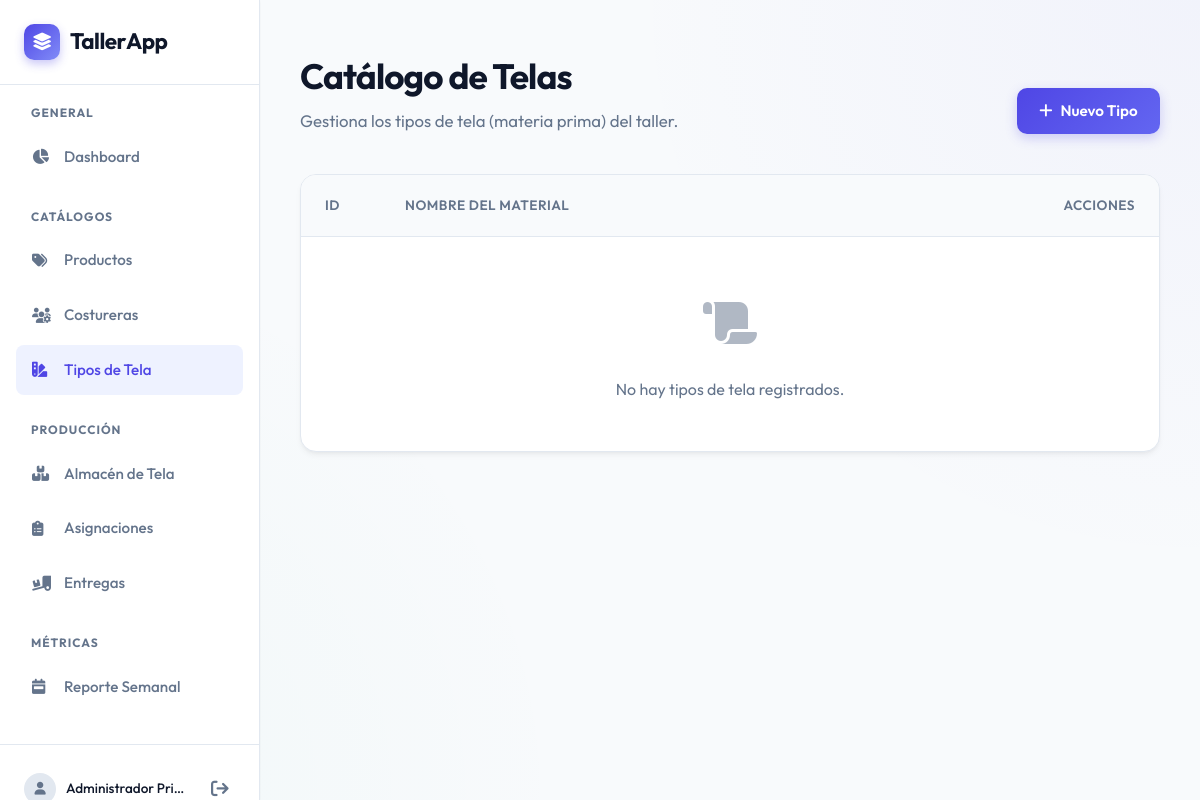
/tipos_tela (signed in), run on an earlier commit of the app's database.
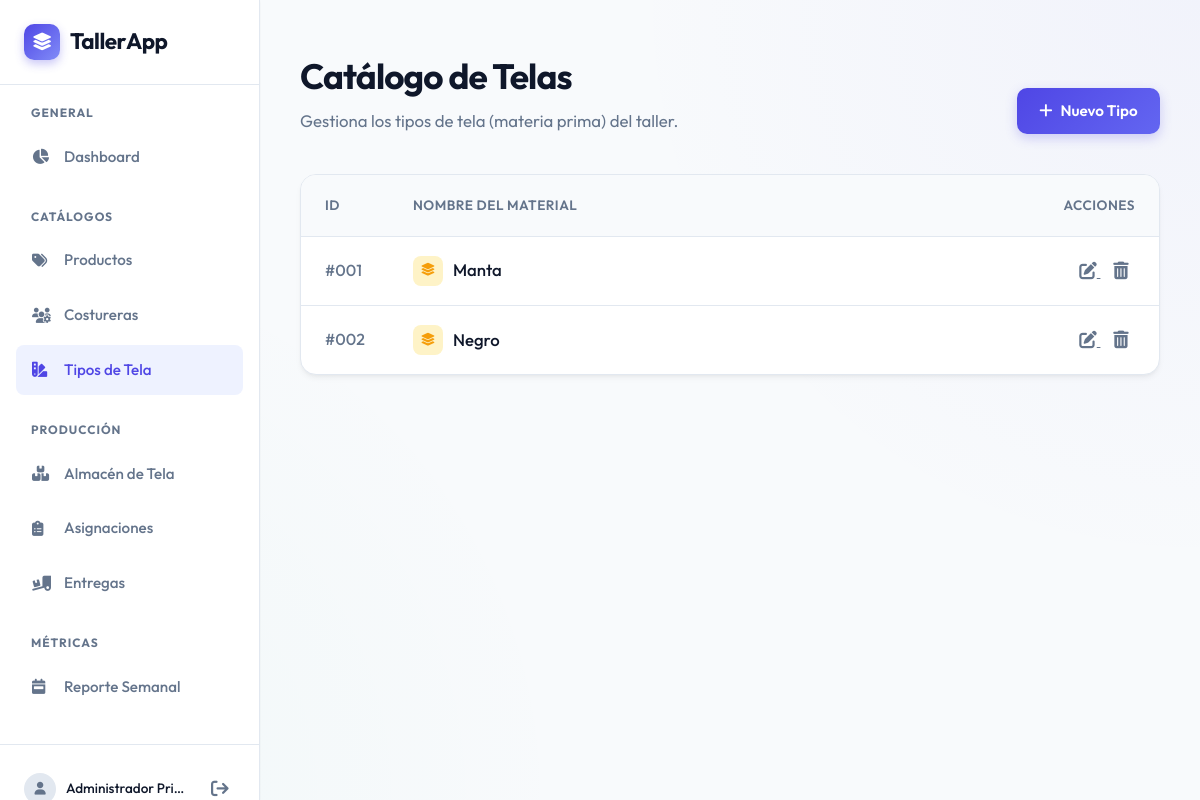
And on a later commit of the database.
### tables this page shows
CREATE TABLE tipos_tela (
    id_tipo_tela INT AUTO_INCREMENT PRIMARY KEY,
    nombre_tela VARCHAR(100) NOT NULL UNIQUE,
    tipo_maquina VARCHAR(20) DEFAULT 'Ambos'
);

### controllers/TiposTelaController.php (called while the page is built, shortened)
<?php
require_once 'models/TipoTela.php';
class TiposTelaController {
    private $tipoTela;
    public function __construct() {
        $database = new Database();
        $this->db = $database->getConnection();
        $this->tipoTela = new TipoTela($this->db);
    }
    public function index() {
        $stmt = $this->tipoTela->leerTodos();
        $telas = $stmt->fetchAll();
        require_once 'views/layouts/header.php';
        require_once 'views/tipos_tela/index.php';
        require_once 'views/layouts/footer.php';
    }
}
?>

### config/database.php (called while the page is built, shortened)
<?php
class Database {
    private $host = "localhost";
    private $db_name = "taller_inventario";
    private $username = "root";
    private $password = "";
    public function getConnection() {
        $this->conn = null;
        try {
            $this->conn = new PDO("mysql:host=" . $this->host . ";dbname=" . $this->db_name . ";charset=utf8mb4", $this->username, $this->password);
            $this->conn->setAttribute(PDO::ATTR_ERRMODE, PDO::ERRMODE_EXCEPTION);
            $this->conn->setAttribute(PDO::ATTR_DEFAULT_FETCH_MODE, PDO::FETCH_ASSOC);
        } catch(PDOException $exception) {
            echo "Error de conexión: " . $exception->getMessage();
        }
        return $this->conn;
    }
}
?>

### models/TipoTela.php (called while the page is built, shortened)
<?php
class TipoTela {
    private $conn;
    private $table_name = "tipos_tela";
    public function __construct($db) {
        $this->conn = $db;
    }
    public function leerTodos() {
        $query = "SELECT id_tipo_tela, nombre_tela, tipo_maquina FROM " . $this->table_name . " ORDER BY nombre_tela ASC";
        $stmt = $this->conn->prepare($query);
        $stmt->execute();
        return $stmt;
    }
}
?>

### views/tipos_tela/index.php (the view, shortened to what this page needs)
<div class="main-content">
    <div class="page-header">
        <div>
            <h1>Catálogo de Telas</h1>
            <p>Gestiona los tipos de tela (materia prima) del taller.</p>
        </div>
        <a href="<?php echo "http://" . $_SERVER['HTTP_HOST'] . "/Taller_Inventario-main/tipos_tela/crear"; ?>" class="btn btn-primary">
            <i class="fa-solid fa-plus"></i> Nuevo Tipo
        </a>
    </div>
    <div class="table-container">
        <table class="table">
            <thead>
                <tr>
                    <th style="width: 80px;">ID</th>
                    <th>Nombre del Material</th>
                    <th style="text-align: right;">Acciones</th>
                </tr>
            </thead>
            <tbody>
                <?php if (empty($telas)): ?>
                    <tr>
                        <td colspan="3" style="padding: 3rem; text-align: center; color: var(--text-muted);">
                            <div style="font-size: 3rem; margin-bottom: 1rem; opacity: 0.5;"><i class="fa-solid fa-scroll"></i></div>
                            No hay tipos de tela registrados.
                        </td>
                    </tr>
                <?php else: ?>
                    <?php foreach ($telas as $t): ?>
                        <tr>
                            <td style="color: var(--text-muted); font-weight: 500;">#<?php echo str_pad($t['id_tipo_tela'], 3, '0', STR_PAD_LEFT); ?></td>
                            <td style="font-weight: 500; font-size: 1.05rem;">
                                <div style="display: flex; align-items: center; gap: 10px;">
                                    <div style="width: 30px; height: 30px; border-radius: 8px; background: #FEF3C7; color: var(--warning); display: flex; align-items: center; justify-content: center; font-size: 0.8rem;">
                                        <i class="fa-solid fa-layer-group"></i>
                                    </div>
                                    <?php echo htmlspecialchars($t['nombre_tela']); ?>
                                </div>
                            </td>
                            <td style="text-align: right;">
                                <a href="<?php echo "http://" . $_SERVER['HTTP_HOST'] . "/Taller_Inventario-main/tipos_tela/editar/" . $t['id_tipo_tela']; ?>" class="btn-action edit" title="Editar">
                                    <i class="fa-solid fa-pen-to-square"></i>
                                </a>
                                <a href="<?php echo "http://" . $_SERVER['HTTP_HOST'] . "/Taller_Inventario-main/tipos_tela/eliminar/" . $t['id_tipo_tela']; ?>" class="btn-action delete" title="Eliminar definitivamente" onclick="return confirm('¿Estás seguro de que deseas eliminar este tipo de tela?');">
                                    <i class="fa-solid fa-trash-can"></i>
                                </a>
                            </td>
                        </tr>
                    <?php endforeach; ?>
                <?php endif; ?>
            </tbody>
        </table>
    </div>
</div>

### index.php (shortened to what this page needs)
<?php
require_once 'config/database.php';
$url = isset($_GET['url']) ? rtrim($_GET['url'], '/') : 'home/index';
$url = filter_var($url, FILTER_SANITIZE_URL);
$url = explode('/', $url);
$controllerBase = isset($url[0]) && $url[0] != '' ? str_replace(' ', '', ucwords(str_replace(['-', '_'], ' ', $url[0]))) : 'Home';
$controllerName = $controllerBase . 'Controller';
$controllerFile = 'controllers/' . $controllerName . '.php';
$methodName = isset($url[1]) && $url[1] != '' ? $url[1] : 'index';
$params = array_slice($url, 2);
if (file_exists($controllerFile)) {
    $controller = new $controllerName();
    if (method_exists($controller, $methodName)) {
        call_user_func_array([$controller, $methodName], $params);
    } else {
        echo "<h1>Error 404</h1>";
        echo "<p>El método '{$methodName}' no existe en '{$controllerName}'.</p>";
    }
} else {
    echo "<h1>Error 404</h1>";
    echo "<p>El controlador '{$controllerName}' no fue encontrado.</p>";
}
?>

### views/layouts/header.php (shortened to what this page needs)
<!DOCTYPE html>
<html lang="es">
<head>
    <link rel="stylesheet" href="https://cdnjs.cloudflare.com/ajax/libs/font-awesome/6.4.0/css/all.min.css">
    <link rel="stylesheet" href="<?php echo "http://" . $_SERVER['HTTP_HOST'] . "/Taller_Inventario-main/public/css/style.css?v=" . time(); ?>">
</head>
<body>
    <?php
    if(isset($_SESSION['id_usuario'])):
        $baseUrl = "http://" . $_SERVER['HTTP_HOST'] . "/Taller_Inventario-main";
    ?>
    <aside class="sidebar">
        <div class="sidebar-header">
            <a href="<?php echo $baseUrl; ?>/" class="navbar-brand">
                <div class="brand-icon"><i class="fa-solid fa-layer-group"></i></div>
                TallerApp
            </a>
        </div>
        <div class="nav-menu">
            <div style="font-size: 0.75rem; font-weight: 700; color: var(--text-muted); text-transform: uppercase; letter-spacing: 1px; margin: 10px 0 5px 15px;">General</div>
            <a href="<?php echo $baseUrl; ?>/dashboard" class="nav-link <?php echo ($_SERVER['REQUEST_URI'] == '/Taller_Inventario-main/dashboard' || $_SERVER['REQUEST_URI'] == '/Taller_Inventario-main/dashboard/') ? 'active' : ''; ?>">
                <i class="fa-solid fa-chart-pie" style="width: 20px;"></i> Dashboard
            </a>
            <div style="font-size: 0.75rem; font-weight: 700; color: var(--text-muted); text-transform: uppercase; letter-spacing: 1px; margin: 20px 0 5px 15px;">Catálogos</div>
            <a href="<?php echo $baseUrl; ?>/productos" class="nav-link <?php echo strpos($_SERVER['REQUEST_URI'], '/productos') !== false ? 'active' : ''; ?>">
                <i class="fa-solid fa-tags" style="width: 20px;"></i> Productos
            </a>
            <a href="<?php echo $baseUrl; ?>/costureras" class="nav-link <?php echo strpos($_SERVER['REQUEST_URI'], '/costureras') !== false ? 'active' : ''; ?>">
                <i class="fa-solid fa-users-gear" style="width: 20px;"></i> Costureras
            </a>
            <a href="<?php echo $baseUrl; ?>/tipos_tela" class="nav-link <?php echo strpos($_SERVER['REQUEST_URI'], '/tipos_tela') !== false ? 'active' : ''; ?>">
                <i class="fa-solid fa-swatchbook" style="width: 20px;"></i> Tipos de Tela
            </a>
            <div style="font-size: 0.75rem; font-weight: 700; color: var(--text-muted); text-transform: uppercase; letter-spacing: 1px; margin: 20px 0 5px 15px;">Producción</div>
            <a href="<?php echo $baseUrl; ?>/rollos_tela" class="nav-link <?php echo strpos($_SERVER['REQUEST_URI'], '/rollos_tela') !== false ? 'active' : ''; ?>">
                <i class="fa-solid fa-boxes-stacked" style="width: 20px;"></i> Almacén de Tela
            </a>
            <a href="<?php echo $baseUrl; ?>/asignaciones" class="nav-link <?php echo strpos($_SERVER['REQUEST_URI'], '/asignaciones') !== false ? 'active' : ''; ?>">
                <i class="fa-solid fa-clipboard-list" style="width: 20px;"></i> Asignaciones
            </a>
            <a href="<?php echo $baseUrl; ?>/entregas" class="nav-link <?php echo strpos($_SERVER['REQUEST_URI'], '/entregas') !== false ? 'active' : ''; ?>">
                <i class="fa-solid fa-truck-ramp-box" style="width: 20px;"></i> Entregas
            </a>
            <div style="font-size: 0.75rem; font-weight: 700; color: var(--text-muted); text-transform: uppercase; letter-spacing: 1px; margin: 20px 0 5px 15px;">Métricas</div>
            <a href="<?php echo $baseUrl; ?>/reportes/semanal" class="nav-link <?php echo strpos($_SERVER['REQUEST_URI'], '/reportes/semanal') !== false ? 'active' : ''; ?>">
                <i class="fa-solid fa-calendar-week" style="width: 20px;"></i> Reporte Semanal
            </a>
        </div>
        <div class="sidebar-footer">
            <div style="display: flex; align-items: center; gap: 10px;">
                <div class="user-avatar" style="width: 32px; height: 32px;"><i class="fa-solid fa-user" style="font-size: 0.8rem;"></i></div>
                <div class="user-name" style="font-size: 0.85rem; max-width: 120px; white-space: nowrap; overflow: hidden; text-overflow: ellipsis;" title="<?php echo htmlspecialchars($_SESSION['nombre_completo']); ?>">
                    <?php echo htmlspecialchars($_SESSION['nombre_completo']); ?>
                </div>
            </div>
            <a href="<?php echo $baseUrl; ?>/login/logout" class="btn-action delete" title="Cerrar Sesión">
                <i class="fa-solid fa-arrow-right-from-bracket"></i>
            </a>
        </div>
    </aside>
    <?php endif; ?>

### views/layouts/footer.php
</body>
</html>

### public/css/style.css (style rules this page uses)
:root { --primary: #4F46E5; --primary-hover: #4338CA; --primary-soft: #EEF2FF; --secondary: #10B981; --bg-color: #F8FAFC; --surface: #FFFFFF; --text-main: #0F172A; --text-muted: #64748B; --border: #E2E8F0; --danger: #EF4444; --danger-hover: #DC2626; --danger-soft: #FEF2F2; --warning: #F59E0B; --shadow-sm: 0 1px 2px 0 rgb(0 0 0 / 0.05); --shadow-md: 0 4px 6px -1px rgb(0 0 0 / 0.05), 0 2px 4px -2px rgb(0 0 0 / 0.05); --shadow-lg: 0 10px 15px -3px rgb(0 0 0 / 0.05), 0 4px 6px -4px rgb(0 0 0 / 0.05); --shadow-hover: 0 20px 25px -5px rgb(0 0 0 / 0.1), 0 8px 10px -6px rgb(0 0 0 / 0.1); --radius: 16px; --radius-sm: 8px; }
* { margin: 0; padding: 0; box-sizing: border-box; }
body { font-family: 'Outfit', sans-serif; background-color: var(--bg-color); background-image: radial-gradient(circle at top right, rgba(79, 70, 229, 0.04) 0%, transparent 40%), radial-gradient(circle at bottom left, rgba(16, 185, 129, 0.03) 0%, transparent 40%); color: var(--text-main); line-height: 1.6; -webkit-font-smoothing: antialiased; min-height: 100vh; }
.sidebar { position: fixed; top: 0; left: 0; width: 260px; height: 100vh; background: #FFFFFF; border-right: 1px solid var(--border); box-shadow: var(--shadow-sm); z-index: 1000; display: flex; flex-direction: column; padding: 1.5rem 0 0 0; overflow-y: auto; }
.sidebar-header { padding: 0 1.5rem 1.5rem 1.5rem; margin-bottom: 0.5rem; border-bottom: 1px solid var(--border); }
.navbar-brand { display: flex; align-items: center; gap: 10px; font-size: 1.4rem; font-weight: 700; color: var(--text-main); text-decoration: none; letter-spacing: -0.5px; }
.brand-icon { background: linear-gradient(135deg, var(--primary), #818CF8); color: white; width: 36px; height: 36px; display: flex; align-items: center; justify-content: center; border-radius: 10px; font-size: 1.1rem; box-shadow: 0 4px 10px rgba(79, 70, 229, 0.3); }
.nav-menu { display: flex; flex-direction: column; gap: 0.3rem; padding: 0 1rem; flex-grow: 1; }
.nav-link { text-decoration: none; color: var(--text-muted); font-weight: 500; padding: 0.8rem 1rem; border-radius: var(--radius-sm); transition: all 0.2s ease; display: flex; align-items: center; gap: 12px; font-size: 0.95rem; }
.nav-link:hover, .nav-link.active { background: var(--primary-soft); color: var(--primary); }
.sidebar-footer { padding: 1.5rem; border-top: 1px solid var(--border); margin-top: 2rem; display: flex; align-items: center; justify-content: space-between; }
.user-avatar { width: 36px; height: 36px; background: var(--border); color: var(--text-muted); border-radius: 50%; display: flex; align-items: center; justify-content: center; font-size: 1rem; }
.user-name { font-weight: 500; font-size: 0.95rem; color: var(--text-main); }
.btn { display: inline-flex; align-items: center; justify-content: center; gap: 8px; padding: 0.7rem 1.4rem; border-radius: 10px; font-weight: 600; text-decoration: none; border: none; cursor: pointer; transition: all 0.25s cubic-bezier(0.4, 0, 0.2, 1); font-family: inherit; font-size: 0.95rem; }
.btn-primary { background: linear-gradient(135deg, var(--primary), #6366F1); color: white; box-shadow: 0 4px 12px rgba(79, 70, 229, 0.25); }
.btn-action { background: transparent; color: var(--text-muted); padding: 0.4rem; border-radius: 6px; transition: all 0.2s; font-size: 1.1rem; }
.main-content { margin-top: 0; margin-left: 260px; padding: 3rem 2.5rem; max-width: 100%; margin-right: auto; animation: fadeIn 0.4s ease-out; }
.table-container { background: var(--surface); border-radius: var(--radius); box-shadow: var(--shadow-md); border: 1px solid var(--border); overflow: hidden; }
.table { width: 100%; border-collapse: collapse; text-align: left; }
.table th { background-color: #F8FAFC; padding: 1.2rem 1.5rem; color: var(--text-muted); font-weight: 600; font-size: 0.85rem; text-transform: uppercase; letter-spacing: 0.5px; border-bottom: 1px solid var(--border); }
.table td { padding: 1.2rem 1.5rem; border-bottom: 1px solid var(--border); color: var(--text-main); vertical-align: middle; }
.table tr:last-child td { border-bottom: none; }
.table tbody tr { transition: background-color 0.2s; }
.page-header { display: flex; justify-content: space-between; align-items: flex-end; margin-bottom: 2.5rem; }
h1, h2, h3 { color: var(--text-main); font-weight: 700; letter-spacing: -0.025em; }
.page-header h1 { font-size: 2.2rem; margin-bottom: 0.2rem; }
.page-header p { color: var(--text-muted); margin: 0; font-size: 1.05rem; }

What changed in the data, as far as the page shows it:
added tipos_tela: id_tipo_tela "001", nombre_tela "Manta"
added tipos_tela: id_tipo_tela "002", nombre_tela "Negro"
Also different on the page:
text no longer shown: "No hay tipos de tela registrados."
